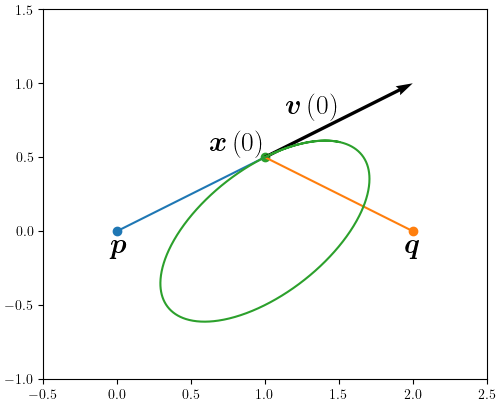

Python code for this plot:
from numpy import *
import matplotlib.pyplot as plt

plt.rc('text', usetex=True)
plt.rcParams["text.latex.preamble"] = r'''
\usepackage{amssymb}
\usepackage{amsmath}
\usepackage{stmaryrd}
\newcommand{\vv}[1]{\ensuremath{\boldsymbol{#1}}}
'''

p = array((0, 0))
q = array((2, 0))
t = linspace(0, 5, 1000)
x1 = 1 + sin(sqrt(2)*t)/sqrt(2)
x2 = (sqrt(2)*cos(sqrt(2)*t) + sin(sqrt(2)*t)) / (2*sqrt(2))
v1 = cos(sqrt(2*t))
v2 = (-sqrt(2)*sin(sqrt(2)*t) + cos(sqrt(2)*t)) / 2

plt.axis('scaled'), plt.xlim(-0.5,2.5), plt.ylim(-1,1.5)
plt.scatter(0, 0)
plt.scatter(2, 0)
plt.plot([0, x1[0]], [0, x2[0]])
plt.plot([2, x1[0]], [0, x2[0]])
plt.text(0, -0.02, r'$\vv{p}$', fontsize = 20,
         verticalalignment ='top', horizontalalignment ='center')
plt.text(2, -0.02, r'$\vv{q}$', fontsize = 20,
         verticalalignment ='top', horizontalalignment ='center')
plt.text(x1[0], x2[0], r'$\vv{x}\left(0\right)$', fontsize = 20,
         verticalalignment ='bottom', horizontalalignment ='right')

plt.plot(x1, x2)
plt.scatter(x1[0], x2[0])
plt.quiver(x1[0],  x2[0], v1[0], v2[0], units='xy', scale=1)
plt.text(x1[0]+v1[0]/2, x2[0]+v2[0]/2, r'$\vv{v}\left(0\right)$', fontsize = 20,
         verticalalignment ='bottom', horizontalalignment ='right')

#plt.show()
plt.savefig('exercise.png', bbox_inches='tight', pad_inches=0.05)
